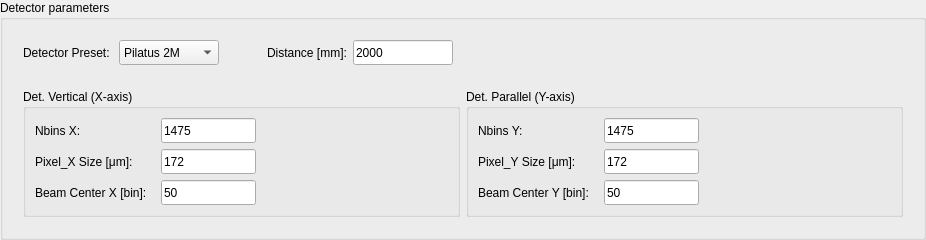
                <widget class="QGroupBox" name="detectorParametersBox">
                 <property name="maximumSize">
                  <size>
                   <width>16777215</width>
                   <height>250</height>
                  </size>
                 </property>
                 <property name="styleSheet">
                  <string notr="true">QGroupBox {
    font: bold 10pt &quot;Microsoft YaHei&quot;;
}</string>
                 </property>
                 <property name="title">
                  <string>Detector parameters</string>
                 </property>
                 <layout class="QVBoxLayout" name="verticalLayout_3">
                  <item>
                   <widget class="QWidget" name="detectorParametersSub_1" native="true">
                    <property name="sizePolicy">
                     <sizepolicy hsizetype="Preferred" vsizetype="Preferred">
                      <horstretch>0</horstretch>
                      <verstretch>0</verstretch>
                     </sizepolicy>
                    </property>
                    <property name="minimumSize">
                     <size>
                      <width>0</width>
                      <height>0</height>
                     </size>
                    </property>
                    <layout class="QHBoxLayout" name="horizontalLayout_2">
                     <item>
                      <widget class="QLabel" name="detectorPresetLabel">
                       <property name="sizePolicy">
                        <sizepolicy hsizetype="Fixed" vsizetype="Fixed">
                         <horstretch>0</horstretch>
                         <verstretch>0</verstretch>
                        </sizepolicy>
                       </property>
                       <property name="minimumSize">
                        <size>
                         <width>90</width>
                         <height>25</height>
                        </size>
                       </property>
                       <property name="maximumSize">
                        <size>
                         <width>90</width>
                         <height>16777215</height>
                        </size>
                       </property>
                       <property name="text">
                        <string>Detector Preset:</string>
                       </property>
                      </widget>
                     </item>
                     <item>
                      <widget class="QComboBox" name="detectorPresetCombox">
                       <property name="minimumSize">
                        <size>
                         <width>100</width>
                         <height>25</height>
                        </size>
                       </property>
                       <property name="maximumSize">
                        <size>
                         <width>150</width>
                         <height>16777215</height>
                        </size>
                       </property>
                       <item>
                        <property name="text">
                         <string>Pilatus 2M</string>
                        </property>
                       </item>
                       <item>
                        <property name="text">
                         <string>Pilatus 1M</string>
                        </property>
                       </item>
                       <item>
                        <property name="text">
                         <string>Pilatus 8M</string>
                        </property>
                       </item>
                       <item>
                        <property name="text">
                         <string>User-defined</string>
                        </property>
                       </item>
                      </widget>
                     </item>
                     <item>
                      <spacer name="detectorParametersHorizontalSpacer_1">
                       <property name="orientation">
                        <enum>Qt::Horizontal</enum>
                       </property>
                       <property name="sizeType">
                        <enum>QSizePolicy::Minimum</enum>
                       </property>
                       <property name="sizeHint" stdset="0">
                        <size>
                         <width>42</width>
                         <height>20</height>
                        </size>
                       </property>
                      </spacer>
                     </item>
                     <item>
                      <widget class="QLabel" name="detectorPresetLabel_2">
                       <property name="sizePolicy">
                        <sizepolicy hsizetype="Fixed" vsizetype="Fixed">
                         <horstretch>0</horstretch>
                         <verstretch>0</verstretch>
                        </sizepolicy>
                       </property>
                       <property name="minimumSize">
                        <size>
                         <width>80</width>
                         <height>25</height>
                        </size>
                       </property>
                       <property name="maximumSize">
                        <size>
                         <width>90</width>
                         <height>16777215</height>
                        </size>
                       </property>
                       <property name="text">
                        <string>Distance [mm]:</string>
                       </property>
                      </widget>
                     </item>
                     <item>
                      <widget class="QLineEdit" name="distanceValue">
                       <property name="minimumSize">
                        <size>
                         <width>100</width>
                         <height>20</height>
                        </size>
                       </property>
                       <property name="maximumSize">
                        <size>
                         <width>100</width>
                         <height>25</height>
                        </size>
                       </property>
                       <property name="text">
                        <string>2000</string>
                       </property>
                      </widget>
                     </item>
                     <item>
                      <spacer name="detectorParametersHorizontalSpacer_2">
                       <property name="orientation">
                        <enum>Qt::Horizontal</enum>
                       </property>
                       <property name="sizeHint" stdset="0">
                        <size>
                         <width>450</width>
                         <height>20</height>
                        </size>
                       </property>
                      </spacer>
                     </item>
                    </layout>
                   </widget>
                  </item>
                  <item>
                   <widget class="QWidget" name="detectorParametersSub_2" native="true">
                    <property name="minimumSize">
                     <size>
                      <width>100</width>
                      <height>0</height>
                     </size>
                    </property>
                    <layout class="QHBoxLayout" name="horizontalLayout_3">
                     <item>
                      <widget class="QGroupBox" name="detVerticalBox">
                       <property name="title">
                        <string>Det. Vertical (X-axis)</string>
                       </property>
                       <layout class="QGridLayout" name="gridLayout_2">
                        <item row="0" column="0">
                         <widget class="QLabel" name="NbinsXLabel">
                          <property name="sizePolicy">
                           <sizepolicy hsizetype="Fixed" vsizetype="Fixed">
                            <horstretch>0</horstretch>
                            <verstretch>0</verstretch>
                           </sizepolicy>
                          </property>
                          <property name="minimumSize">
                           <size>
                            <width>80</width>
                            <height>25</height>
                           </size>
                          </property>
                          <property name="maximumSize">
                           <size>
                            <width>16777215</width>
                            <height>16777215</height>
                           </size>
                          </property>
                          <property name="text">
                           <string>Nbins X:</string>
                          </property>
                         </widget>
                        </item>
                        <item row="1" column="0">
                         <widget class="QLabel" name="pixelSizeXLabel">
                          <property name="sizePolicy">
                           <sizepolicy hsizetype="Fixed" vsizetype="Fixed">
                            <horstretch>0</horstretch>
                            <verstretch>0</verstretch>
                           </sizepolicy>
                          </property>
                          <property name="minimumSize">
                           <size>
                            <width>0</width>
                            <height>25</height>
                           </size>
                          </property>
                          <property name="maximumSize">
                           <size>
                            <width>16777215</width>
                            <height>16777215</height>
                           </size>
                          </property>
                          <property name="text">
                           <string>Pixel_X Size [μm]:</string>
                          </property>
                         </widget>
                        </item>
                        <item row="2" column="0">
                         <widget class="QLabel" name="beamCenterXLabel">
                          <property name="sizePolicy">
                           <sizepolicy hsizetype="Fixed" vsizetype="Fixed">
                            <horstretch>0</horstretch>
                            <verstretch>0</verstretch>
                           </sizepolicy>
                          </property>
                          <property name="minimumSize">
                           <size>
                            <width>120</width>
                            <height>25</height>
                           </size>
                          </property>
                          <property name="maximumSize">
                           <size>
                            <width>16777215</width>
                            <height>16777215</height>
                           </size>
                          </property>
                          <property name="text">
                           <string>Beam Center X [bin]:</string>
                          </property>
                         </widget>
                        </item>
                        <item row="0" column="3">
                         <spacer name="detVerticalSpacer">
                          <property name="orientation">
                           <enum>Qt::Horizontal</enum>
                          </property>
                          <property name="sizeHint" stdset="0">
                           <size>
                            <width>40</width>
                            <height>20</height>
                           </size>
                          </property>
                         </spacer>
                        </item>
                        <item row="0" column="1">
                         <widget class="QLineEdit" name="NbinsXValue">
                          <property name="minimumSize">
                           <size>
                            <width>95</width>
                            <height>20</height>
                           </size>
                          </property>
                          <property name="maximumSize">
                           <size>
                            <width>95</width>
                            <height>25</height>
                           </size>
                          </property>
                          <property name="text">
                           <string>1475</string>
                          </property>
                         </widget>
                        </item>
                        <item row="1" column="1">
                         <widget class="QLineEdit" name="pixelSizeXValue">
                          <property name="minimumSize">
                           <size>
                            <width>95</width>
                            <height>20</height>
                           </size>
                          </property>
                          <property name="maximumSize">
                           <size>
                            <width>95</width>
                            <height>25</height>
                           </size>
                          </property>
                          <property name="text">
                           <string>172</string>
                          </property>
                         </widget>
                        </item>
                        <item row="2" column="1">
                         <widget class="QLineEdit" name="beamCenterXValue">
                          <property name="minimumSize">
                           <size>
                            <width>95</width>
                            <height>20</height>
                           </size>
                          </property>
                          <property name="maximumSize">
                           <size>
                            <width>95</width>
                            <height>25</height>
                           </size>
                          </property>
                          <property name="text">
                           <string>50</string>
                          </property>
                         </widget>
                        </item>
                       </layout>
                      </widget>
                     </item>
                     <item>
                      <widget class="QGroupBox" name="detParallelBox">
                       <property name="title">
                        <string>Det. Parallel (Y-axis)</string>
                       </property>
                       <layout class="QGridLayout" name="gridLayout_3">
                        <item row="4" column="0">
                         <widget class="QLabel" name="beamCenterYLabel">
                          <property name="sizePolicy">
                           <sizepolicy hsizetype="Fixed" vsizetype="Fixed">
                            <horstretch>0</horstretch>
                            <verstretch>0</verstretch>
                           </sizepolicy>
                          </property>
                          <property name="minimumSize">
                           <size>
                            <width>120</width>
                            <height>25</height>
                           </size>
                          </property>
                          <property name="maximumSize">
                           <size>
                            <width>16777215</width>
                            <height>16777215</height>
                           </size>
                          </property>
                          <property name="text">
                           <string>Beam Center Y [bin]:</string>
                          </property>
                         </widget>
                        </item>
                        <item row="1" column="0">
                         <widget class="QLabel" name="pixelSizeYLabel">
                          <property name="sizePolicy">
                           <sizepolicy hsizetype="Fixed" vsizetype="Fixed">
                            <horstretch>0</horstretch>
                            <verstretch>0</verstretch>
                           </sizepolicy>
                          </property>
                          <property name="minimumSize">
                           <size>
                            <width>80</width>
                            <height>25</height>
                           </size>
                          </property>
                          <property name="maximumSize">
                           <size>
                            <width>16777215</width>
                            <height>16777215</height>
                           </size>
                          </property>
                          <property name="text">
                           <string>Pixel_Y Size [μm]:</string>
                          </property>
                         </widget>
                        </item>
                        <item row="1" column="1">
                         <widget class="QLineEdit" name="pixelSizeYValue">
                          <property name="minimumSize">
                           <size>
                            <width>95</width>
                            <height>20</height>
                           </size>
                          </property>
                          <property name="maximumSize">
                           <size>
                            <width>95</width>
                            <height>25</height>
                           </size>
                          </property>
                          <property name="text">
                           <string>172</string>
                          </property>
                         </widget>
                        </item>
                        <item row="0" column="0">
                         <widget class="QLabel" name="NbinsYLabel">
                          <property name="sizePolicy">
                           <sizepolicy hsizetype="Fixed" vsizetype="Fixed">
                            <horstretch>0</horstretch>
                            <verstretch>0</verstretch>
                           </sizepolicy>
                          </property>
                          <property name="minimumSize">
                           <size>
                            <width>80</width>
                            <height>25</height>
                           </size>
                          </property>
                          <property name="maximumSize">
                           <size>
                            <width>16777215</width>
                            <height>16777215</height>
                           </size>
                          </property>
                          <property name="text">
                           <string>Nbins Y:</string>
                          </property>
                         </widget>
                        </item>
                        <item row="4" column="1">
                         <widget class="QLineEdit" name="beamCenterYValue">
                          <property name="minimumSize">
                           <size>
                            <width>95</width>
                            <height>20</height>
                           </size>
                          </property>
                          <property name="maximumSize">
                           <size>
                            <width>95</width>
                            <height>25</height>
                           </size>
                          </property>
                          <property name="text">
                           <string>50</string>
                          </property>
                         </widget>
                        </item>
                        <item row="0" column="1">
                         <widget class="QLineEdit" name="NbinsYValue">
                          <property name="minimumSize">
                           <size>
                            <width>95</width>
                            <height>20</height>
                           </size>
                          </property>
                          <property name="maximumSize">
                           <size>
                            <width>95</width>
                            <height>25</height>
                           </size>
                          </property>
                          <property name="text">
                           <string>1475</string>
                          </property>
                         </widget>
                        </item>
                        <item row="0" column="3">
                         <spacer name="detParallelSpacer">
                          <property name="orientation">
                           <enum>Qt::Horizontal</enum>
                          </property>
                          <property name="sizeHint" stdset="0">
                           <size>
                            <width>40</width>
                            <height>20</height>
                           </size>
                          </property>
                         </spacer>
                        </item>
                       </layout>
                      </widget>
                     </item>
                    </layout>
                   </widget>
                  </item>
                 </layout>
                </widget>
